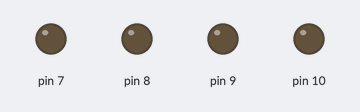
A sketch run on a simulated Arduino Uno, built with avr-gcc and run on an emulated ATmega328P. Shown: output pins drawn as LEDs (lit = HIGH).

Above: at 0.1 s.
At 1.1 s:
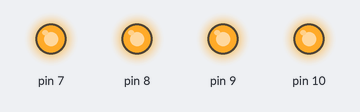
Timing chart, 0 to 2.6 s (numbered marks = the images above):
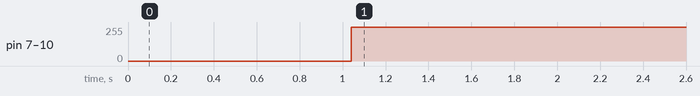

The sketch:

MAX_INO.ino
```cpp
#include "string.h"
#include "stdio.h"
#include "stdbool.h"
#include "stdlib.h"
#include "PWFusion_MAX31856.h" // Thermocouples reader chip

#define MAX_COMND_COUNT 3 // Número máximo de veces consecutivas para el mismo carácter
#define NUM_THERMOCOUPLES   (sizeof(tcChipSelects) / sizeof(uint8_t)) // number of thermocouples to read

uint8_t tcChipSelects[] = {7, 8, 9, 10};  // define chip select pins for each thermocouple
MAX31856 thermocouples[NUM_THERMOCOUPLES];

char incoming_byte;
char last_char;
int same_char_count;
int chars_to_expect;
int temperatures[16];
char temperatures_msg[70];

void setup() {
  delay(1000); // Give the MAX31856 a chance to stabilize
  // Initialize each MAX31856... options can be seen in the PWFusion_MAX31856.h file
  for (int i=0; i<NUM_THERMOCOUPLES; i++)
  {
    thermocouples[i].begin(tcChipSelects[i]);
    thermocouples[i].config(K_TYPE, CUTOFF_50HZ, AVG_SEL_4SAMP, CMODE_AUTO); // TODO change to 60Hz for USA
  }
  last_char = '\0'; // Variable para almacenar el último carácter recibido
  same_char_count = 0; // Contador para contar la cantidad de veces consecutivas que se ha recibido el mismo carácter
  chars_to_expect = -1; // Counter for the digits that should be sent from the SMART in commands like GGG
  pinMode(LED_BUILTIN, OUTPUT);
  temperatures[16]=0;
  read_temperatures();
  Serial.begin(1200, SERIAL_8E1);
}

void name_and_status() {
  Serial.write('1');
  Serial.write('1');
  Serial.write('1');
  Serial.write('0');
  Serial.write('0');
  Serial.write('0');
}

void done() {
  Serial.write('D');
  Serial.write('D');
  Serial.write('D');
}

void read_temperatures() {

  temperatures[0] = 3500;  temperatures[1]  = 3600; temperatures[2]  = 3700; temperatures[3]  = 3800;
  temperatures[4] = 3500;  temperatures[5]  = 3600; temperatures[6]  = 3700; temperatures[7]  = 3800;
  temperatures[8] = 3500;  temperatures[9]  = 3600; temperatures[10] = 3700; temperatures[11] = 3800;
  temperatures[12] = 3500; temperatures[13] = 3600; temperatures[14] = 3700; temperatures[15] = 3800;

  for (int i=0; i<NUM_THERMOCOUPLES; i++)
  {
    // Get latest measurement from MAX31856 channels
    thermocouples[i].sample();

    // Print information to serial port
    //print31856Results(i, thermocouples[i]);
    MAX31856 tc = thermocouples[i];
    uint8_t status = tc.getStatus();

    if(status)
    {
      // lots of faults possible at once, technically... handle all 8 of them
      // Faults detected can be masked, please refer to library file to enable faults you want represented
      digitalWrite(LED_BUILTIN, HIGH);
      /*
      if(TC_FAULT_OPEN & status)        { Serial.print(F("OPEN, ")); }
      if(TC_FAULT_VOLTAGE_OOR & status) { Serial.print(F("Overvolt/Undervolt, ")); }
      if(TC_FAULT_TC_TEMP_LOW & status) { Serial.print(F("TC Low, ")); }
      if(TC_FAULT_TC_TEMP_HIGH & status){ Serial.print(F("TC High, ")); }
      if(TC_FAULT_CJ_TEMP_LOW & status) { Serial.print(F("CJ Low, ")); }
      if(TC_FAULT_CJ_TEMP_HIGH & status){ Serial.print(F("CJ High, ")); }
      if(TC_FAULT_TC_OOR & status)      { Serial.print(F("TC Range, ")); }
      if(TC_FAULT_CJ_OOR & status)      { Serial.print(F("CJ Range, ")); }
      */
    }
    else { // no fault, print temperature data
      // cold_junction_temperature = tc.getColdJunctionTemperature();
      int temp = int(tc.getTemperature() * 100);
      if (temp < 1000)
      {
        temp = 1000;
      } else if(temp > 9999) {
        temp = 9999;
      }
      temperatures[i] = temp;
    }

    // Attempt to recove misconfigured channels
    if(thermocouples[i].getStatus() == 0xFF)
    {
      thermocouples[i].config(K_TYPE, CUTOFF_60HZ, AVG_SEL_1SAMP, CMODE_AUTO);
      digitalWrite(LED_BUILTIN, HIGH); // Tell there is some error
    }
  }


  //temperatures_msg = "EEE3500360037003800350036003700380035003600370038003500360037003800LH";
}

void send_temperatures() {
  char to_send[8] = "3665";
  Serial.write('E');
  Serial.write('E');
  Serial.write('E');
  unsigned checksum = 0;
  for(int i = 0; i < 16; i++) {
    itoa(temperatures[i], to_send, 10);
    for(int j = 0; j < 4; j++) {
      Serial.write(to_send[j]);
      checksum += to_send[j];
    }
  }
  Serial.write(checksum % 256);
	Serial.write(checksum / 256);
}

void loop() {
  if (Serial.available() > 0) {
    // read the incoming byte:
    incoming_byte = Serial.read();
    if(incoming_byte == last_char) {
      same_char_count++;
    } else {
      same_char_count = 1;
    }
    if(same_char_count == 3) {
      same_char_count = 0;
      switch(last_char) {
        case 'N':
          name_and_status();
          break;
        case 'I':
          done();
          break;
        case 'T':
          send_temperatures();
          read_temperatures();
          break;
        case 'R':
          send_temperatures();
          read_temperatures();
          break;
        default:
          digitalWrite(LED_BUILTIN, HIGH);
          break;
      }

    }
    last_char = incoming_byte;
  }
  // put your main code here, to run repeatedly:

}
```

PWFusion_MAX31856.cpp
```cpp
// (licence header left out)
#include "PWFusion_MAX31856.h"

MAX31856::MAX31856() :
   _spiSettings(5000000, MSBFIRST, SPI_MODE1),
   _spiSettingsJunk(1000000, MSBFIRST, SPI_MODE1)
{
}


void MAX31856::begin(int8_t chipSelectPin, SPIClass &spiPort)
{
  // Function to initialize thermocouple channel, load private variables
  _cs = chipSelectPin;
  _spiPort = &spiPort;

  pinMode(_cs, OUTPUT);

  // immediately pull CS pin high to avoid conflicts on SPI bus
  digitalWrite(_cs, HIGH);

   _spiPort->begin();

   // Workaround for Uno R4.  Set SPI configuration to 'something' different so
   // that the next time beginTransaction(_spiSettings) is called for real the R4's
   // SPI driver is forced to change SPI settings
   _spiPort->beginTransaction(_spiSettingsJunk);
   _spiPort->endTransaction();
}


uint8_t MAX31856::readByte(Max31856_Reg reg)
{
  uint8_t result;

  _spiPort->beginTransaction(_spiSettings);
  digitalWrite(_cs, LOW);           // set pin low to start talking to IC

  _spiPort->transfer(reg);            // write address
  result = _spiPort->transfer(0);   // read register data from IC

  digitalWrite(_cs, HIGH);          // set pin high to end SPI session
  _spiPort->endTransaction();

  return result;
}


void MAX31856::writeByte(Max31856_Reg reg, uint8_t value)
{
  _spiPort->beginTransaction(_spiSettings);
  digitalWrite(_cs, LOW);           // set pin low to start talking to IC

  _spiPort->transfer(reg | 0x80);
  _spiPort->transfer(value);

 digitalWrite(_cs, HIGH);          // set pin high to end SPI session
  _spiPort->endTransaction();
}


void MAX31856::config(uint8_t TC_TYPE, uint8_t FILT_FREQ, uint8_t AVG_MODE, uint8_t MEAS_MODE)
{
   // TC_TYPE: B_TYPE, E_TYPE, J_TYPE, K_TYPE, N_TYPE, R_TYPE, S_TYPE, T_TYPE
   // FILT_FREQ: CUTOFF_60HZ, CUTOFF_50HZ
   // AVG_MODE: AVG_SEL_1SAMP, AVG_SEL_2SAMP, AVG_SEL_4SAMP, AVG_SEL_8SAMP, AVG_SEL_16SAMP
   // MEAS_MODE: CMODE_OFF, CMODE_AUTO

   uint8_t regdat = 0;      // set up paramater to compile register configs

   // set CR0 (REG_CR0)
   if(CMODE_AUTO == MEAS_MODE) // auto conversion mode selected (~100ms interval sampling)
   {
      regdat = (CMODE_AUTO | ONESHOT_OFF | OCFAULT_10MS | CJ_ENABLED | FAULT_AUTO | FAULT_CLR_DEF | FILT_FREQ);
   }
   else   // else it's single-shot mode
   {
      regdat = (CMODE_OFF | ONESHOT_OFF | OCFAULT_10MS | CJ_ENABLED | FAULT_AUTO | FAULT_CLR_DEF | FILT_FREQ);
   }
   writeByte(REG_CR0, regdat);   // write data to register
/*   CRO, 00h/80h:[7] cmode (0=off (default), 1=auto conv mode)
      [6] 1shot (0=off, default)
      [5:4] OCFAULT (table 4 in datasheet)
      [3] CJ disable (0=cold junction enabled by default, 1=CJ disabled, used to write CJ temp)
      [2] FAULT mode (0=sets, clears automatically, 1=manually cleared, sets automatically)
      [1] FAULTCLR   (0 - default, 1=see datasheet)
      [0] 50/60Hz (0=60hz (default), 1=50Hz filtering) + harmonics */

   // set CR1 (REG_CR1)
   regdat = (AVG_MODE | TC_TYPE);
   writeByte(REG_CR1, regdat);
/*   CR1, 01h/81h:[7] reserved
      [6:4] AVGSEL (0=1samp(default),1=2samp,2=4samp,3=8samp,0b1xx=16samp])
      [3:0] TC type (0=B, 1=E, 2=J, 3=K(default), 4=N, 5=R, 6=S, 7=T, others, see datasheet)*/

   // set MASK (REG_MASK) - PWF default masks all but OV/UV and OPEN from lighting LED
   regdat = (CJ_HIGH_MASK | CJ_LOW_MASK | TC_HIGH_MASK | TC_LOW_MASK);
   writeByte(REG_MASK, regdat);
/*   MASK, 02h/82h: This register masks faults from causing the FAULT output from asserting,
               but fault bits will still be set in the FSR (0x0F)
                 All faults are masked by default... must turn them on if desired
      [7:6] reserved
      [5] CJ high fault mask
      [4] CJ low fault mask
      [3] TC high fault mask
      [2] TC low fault mask
      [1] OV/UV fault mask
      [0] Open fault mask
      PWF example: 0x03 (OV/UV + open) */

   // LEAVE CJHFT/CJLFT AT DEFAULT VALUES FOR PWF EXAMPLE
   // note: these values would potentially be used to indicate material or component
   //       limits have been exceeded for your specific measurement configuration
/*   CJHFT, 03h/83h: cold-jcn high fault threshold, default 0x7F (bit 7 is sign)
   CJLFT, 04h/84h: cold-jcn low fault threshold, default 0x00) */
   writeByte(REG_CJHF, 0x7F);
   writeByte(REG_CJLF, 0x00);

   // LEAVE LTXFTX AT DEFAULT VALUES FOR PWF EXAMPLE
   // note: these values would potentially be used to indicate material limits
   //       have been exceeded for your specific thermocouple
/*   LTHFTH, 05h/85h: Linearize temperature high fault thresh MSB (bit 7 is sign)
   LTHFTL, 06h/86h: Linearize temperature high fault thresh LSB
   LTLFTH, 07h/87h: Linearize temperature low fault thresh MSB (bit 7 is sign)
   LTLFTL, 08h/88h: Linearize temperature low fault thresh LSB */
   writeByte(REG_LTHFTH, 0x7F);
   writeByte(REG_LTHFTL, 0xFF);
   writeByte(REG_LTLFTH, 0xFF);
   writeByte(REG_LTLFTL, 0x80);
}


void MAX31856::sample()
{
   // Start by reading SR for any faults, exit if faults present, though some
   // faults could potentially be dealt with
   status = readByte(REG_SR);

   // Read Cold Jcn temperature (2 registers)
   rawCJTemp  = (int16_t)(uint16_t)readByte(REG_CJTH) << 8; // MSB, left shift 8
   rawCJTemp |= (int16_t)(uint16_t)readByte(REG_CJTL);              // LSB read
   // now save sign, shift right 2 to align to type (see datasheet, pg 24 for reg packing)
	rawCJTemp >>= 2;

   // Read Linearized TC temperature (3 registers)
   rawTCTemp  = (int32_t)(uint32_t)readByte(REG_LTCBH) << 24;   // MSB, left shift by 3 bytes
   rawTCTemp |= (int32_t)(uint32_t)readByte(REG_LTCBM) << 16;
   rawTCTemp |= (int32_t)(uint32_t)readByte(REG_LTCBL) << 8;    // LSB, still shifted left by one byte
   // now save sign, shift to align to type (see datasheet, pg 25 for reg packing)
   rawTCTemp >>= 13;
}


void MAX31856::startOneShotMeasurement()
{
	uint8_t value = readByte(REG_CR0);

	value |= ONESHOT_ON; // Set the oneshot bit

   writeByte(REG_CR0,value);   // set the 1shot bit
   // note, it takes approximately 143ms to perform the conversion in 60-Hz filter mode
   // and 169ms in 50-Hz filter mode. Keep this in mind if not using DRDY output for interrupt.
   // Call the MAX31856_update command after the conversion is complete to read the new value.
   // Also, don't run simultaneous conversions on multiple MAX chips if they are electrically connected
   // as the readings will likely be skewed.
}


void MAX31856::setColdJunctionOffset(float offsetDegC)
{
	// offset is 2^-4 degC/bit
	int8_t rawValue = (int8_t)(offsetDegC * 16.0);

   /*   CJTO, 09h/89h: Cold Junction Temperature Offset (int8_t, default 0x00) */
   // This function could be used to add a temperature offset based on a known difference
   //      between the chip temp and the location of the TC metal to copper transition
   writeByte(REG_CJTO, (uint8_t)rawValue);
}


float MAX31856::getTemperature()
{
   // linearized TC temperature, 0.0078125 decC/bit (2^-7)
   return (float)rawTCTemp * 0.0078125;
}


float MAX31856::getColdJunctionTemperature()
{
	// Temperature of chip cold junction, 0.015625 deg C/bit (2^-6)
	return (float)rawCJTemp * 0.015625;
}


uint8_t MAX31856::getStatus()
{
	return status;
}
```

PWFusion_MAX31856.h
```cpp
// (licence header left out)
#ifndef PWFUSION_MAX31856_H
#define PWFUSION_MAX31856_H

#include <stdlib.h>
#include <Arduino.h>
#include <SPI.h>

// Registers
typedef enum Max31856_Reg_e {
  REG_CR0     = 0x00, // Config Reg 0 - See Datasheet, pg 19
  REG_CR1     = 0x01, // Config Reg 1 - averaging and TC type
  REG_MASK    = 0x02, // Fault mask register (for fault pin)
  REG_CJHF    = 0x03, // Cold Jcn high fault threshold, 1 degC/bit
  REG_CJLF    = 0x04, // Cold Jcn low fault threshold, 1 degC/bit
  REG_LTHFTH  = 0x05, // TC temp high fault threshold, MSB, 0.0625 degC/bit
  REG_LTHFTL  = 0x06, // TC temp high fault threshold, LSB
  REG_LTLFTH  = 0x07, // TC temp low fault threshold, MSB, 0.0625 degC/bit
  REG_LTLFTL  = 0x08, // TC temp low fault threshold, LSB
  REG_CJTO    = 0x09, // Cold Jcn Temp Offset Reg, 0.0625 degC/bit
  REG_CJTH    = 0x0A, // Cold Jcn Temp Reg, MSB, 0.015625 deg C/bit (2^-6)
  REG_CJTL    = 0x0B, // Cold Jcn Temp Reg, LSB
  REG_LTCBH   = 0x0C, // Linearized TC Temp, Byte 2, 0.0078125 decC/bit
  REG_LTCBM   = 0x0D, // Linearized TC Temp, Byte 1
  REG_LTCBL   = 0x0E, // Linearized TC Temp, Byte 0
  REG_SR      = 0x0F  // Status Register
} Max31856_Reg;


// CR0 Configs
#define CMODE_OFF       0x00
#define CMODE_AUTO      0x80
#define ONESHOT_OFF     0x00
#define ONESHOT_ON      0x40
#define OCFAULT_OFF     0x00
#define OCFAULT_10MS    0x10
#define OCFAULT_32MS    0x20
#define OCFAULT_100MS   0x30
#define CJ_ENABLED      0x00
#define CJ_DISABLED     0x08
#define FAULT_AUTO      0x00
#define FAULT_MANUAL    0x04
#define FAULT_CLR_DEF   0x00
#define FAULT_CLR_ALT   0x02
#define CUTOFF_60HZ     0x00
#define CUTOFF_50HZ     0x01

// CR1 Configs
#define AVG_SEL_1SAMP   0x00
#define AVG_SEL_2SAMP   0x10
#define AVG_SEL_4SAMP   0x20
#define AVG_SEL_8SAMP   0x30
#define AVG_SEL_16SAMP  0x40
#define B_TYPE          0x00
#define E_TYPE          0x01
#define J_TYPE          0x02
#define K_TYPE          0x03
#define N_TYPE          0x04
#define R_TYPE          0x05
#define S_TYPE          0x06
#define T_TYPE          0x07

// MASK Configs
#define CJ_HIGH_MASK    0x20
#define CJ_LOW_MASK     0x10
#define TC_HIGH_MASK    0x08
#define TC_LOW_MASK     0x04
#define OV_UV_MASK      0x02
#define OPEN_FAULT_MASK 0x01

// Status Flags
#define TC_FAULT_CJ_OOR       0x80
#define TC_FAULT_TC_OOR       0x40
#define TC_FAULT_CJ_TEMP_HIGH 0x20
#define TC_FAULT_CJ_TEMP_LOW  0x10
#define TC_FAULT_TC_TEMP_HIGH 0x08
#define TC_FAULT_TC_TEMP_LOW  0x04
#define TC_FAULT_VOLTAGE_OOR  0x02
#define TC_FAULT_OPEN         0x01


class MAX31856
{
 public:
  MAX31856();
  void begin(int8_t chipSelectPin, SPIClass &spiPort = SPI);
  void sample();

  void config(uint8_t TC_TYPE, uint8_t FILT_FREQ, uint8_t AVG_MODE, uint8_t MEAS_MODE);
  void startOneShotMeasurement();
  void setColdJunctionOffset(float offsetDegC);

  float getTemperature();
  float getColdJunctionTemperature();
  uint8_t getStatus();

  void writeByte(Max31856_Reg reg, uint8_t value);
  uint8_t readByte(Max31856_Reg reg);

 private:
  //void writeConfig();

  uint8_t _cs;
  SPIClass *_spiPort;
  SPISettings _spiSettings;
  SPISettings _spiSettingsJunk;

  int32_t rawTCTemp;  // linearized TC temperature, 0.0078125 decC/bit (2^-7)
  int16_t rawCJTemp;  // temp of chip ref jcn, 0.015625 deg C/bit (2^-6)
  uint8_t status;     // TC status - valid/invalid + fault reason
};

#endif // PWFUSION_MAX31856_H
```

Measured:
- by itself, pin 7–10: 0/255 → 255/255 at 1.0 s
